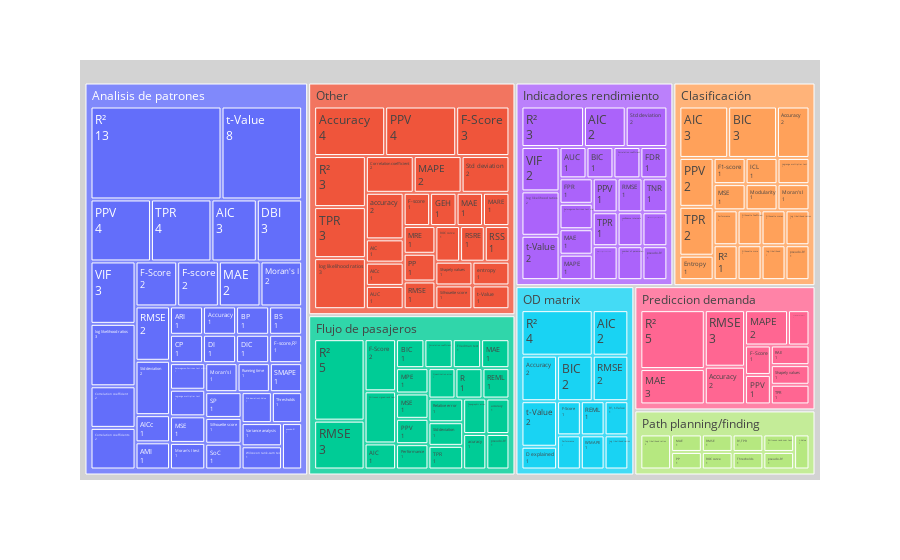

The cell this chart's notebook holds for it:
### Code cell
aggregated_table = (
    data[columns]
    .groupby(["Analysis type", "Validation metrics"])[["ID"]]
    .nunique()
    .sort_values(by="ID")
)
fig = px.treemap(
    aggregated_table.reset_index(),
    path=["Analysis type", "Validation metrics"],
    values="ID",
)
fig.update_traces(
    root_color="lightgrey", textinfo="label+value"
)
# fig.update_layout(margin = dict(t=50, l=25, r=25, b=25))
fig.write_image("img/treemap_analysys_validation.svg")
fig.show()

### Figure 1 — Plotly figure (JSON) as saved in the notebook; plotly's stock layout.template omitted (floating-point values rounded to 4 significant figures; data arrays with more than 128 entries replaced by an {"elided": "..."} marker saying what was removed)
{"data": [{"branchvalues": "total", "domain": {"x": [0, 1], "y": [0, 1]}, "hovertemplate": "labels=%{label}<br>ID=%{value}<br>parent=%{parent}<br>id=%{id}<extra></extra>", "ids": {"elided": "176 str values"}, "labels": {"elided": "176 str values"}, "name": "", "parents": {"elided": "176 str values"}, "root": {"color": "lightgrey"}, "textinfo": "label+value", "type": "treemap", "values": {"elided": "176 int values"}}], "layout": {"legend": {"tracegroupgap": 0}, "margin": {"t": 60}}}
